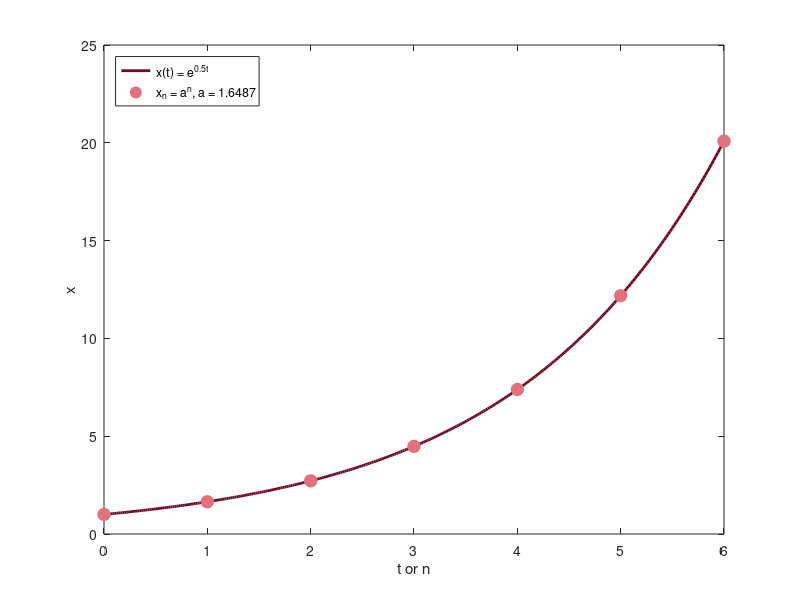

Here is the MATLAB script that generated this plot:
% Fig. 3.9: Continuous and discrete exponential growth (book, Section 3.2, Eq. 3.17)
% x(t) = e^(0.5 t) and x_n = a^n with a = e^0.5: at the times t = n both agree
% (c) 2026 Philipp Kügler · Program for the book "Dynamical Systems in the Life Sciences" · MIT License (see LICENSE)
t = linspace(0, 6, 300); n = 0:6;
a = exp(0.5);
plot(t, exp(0.5 * t), 'Color', [0.43 0.04 0.12], 'LineWidth', 2); hold on
plot(n, a.^n, 'o', 'Color', [0.89 0.44 0.49], 'MarkerFaceColor', [0.89 0.44 0.49], 'MarkerSize', 9); hold off
fprintf('a = e^0.5 = %.4f;  a^6 = %.4f,  e^3 = %.4f\n', a, a^6, exp(3));
xlabel('t or n'); ylabel('x'); legend('x(t) = e^{0.5t}', sprintf('x_n = a^n, a = %.4f', a), 'Location', 'northwest');
